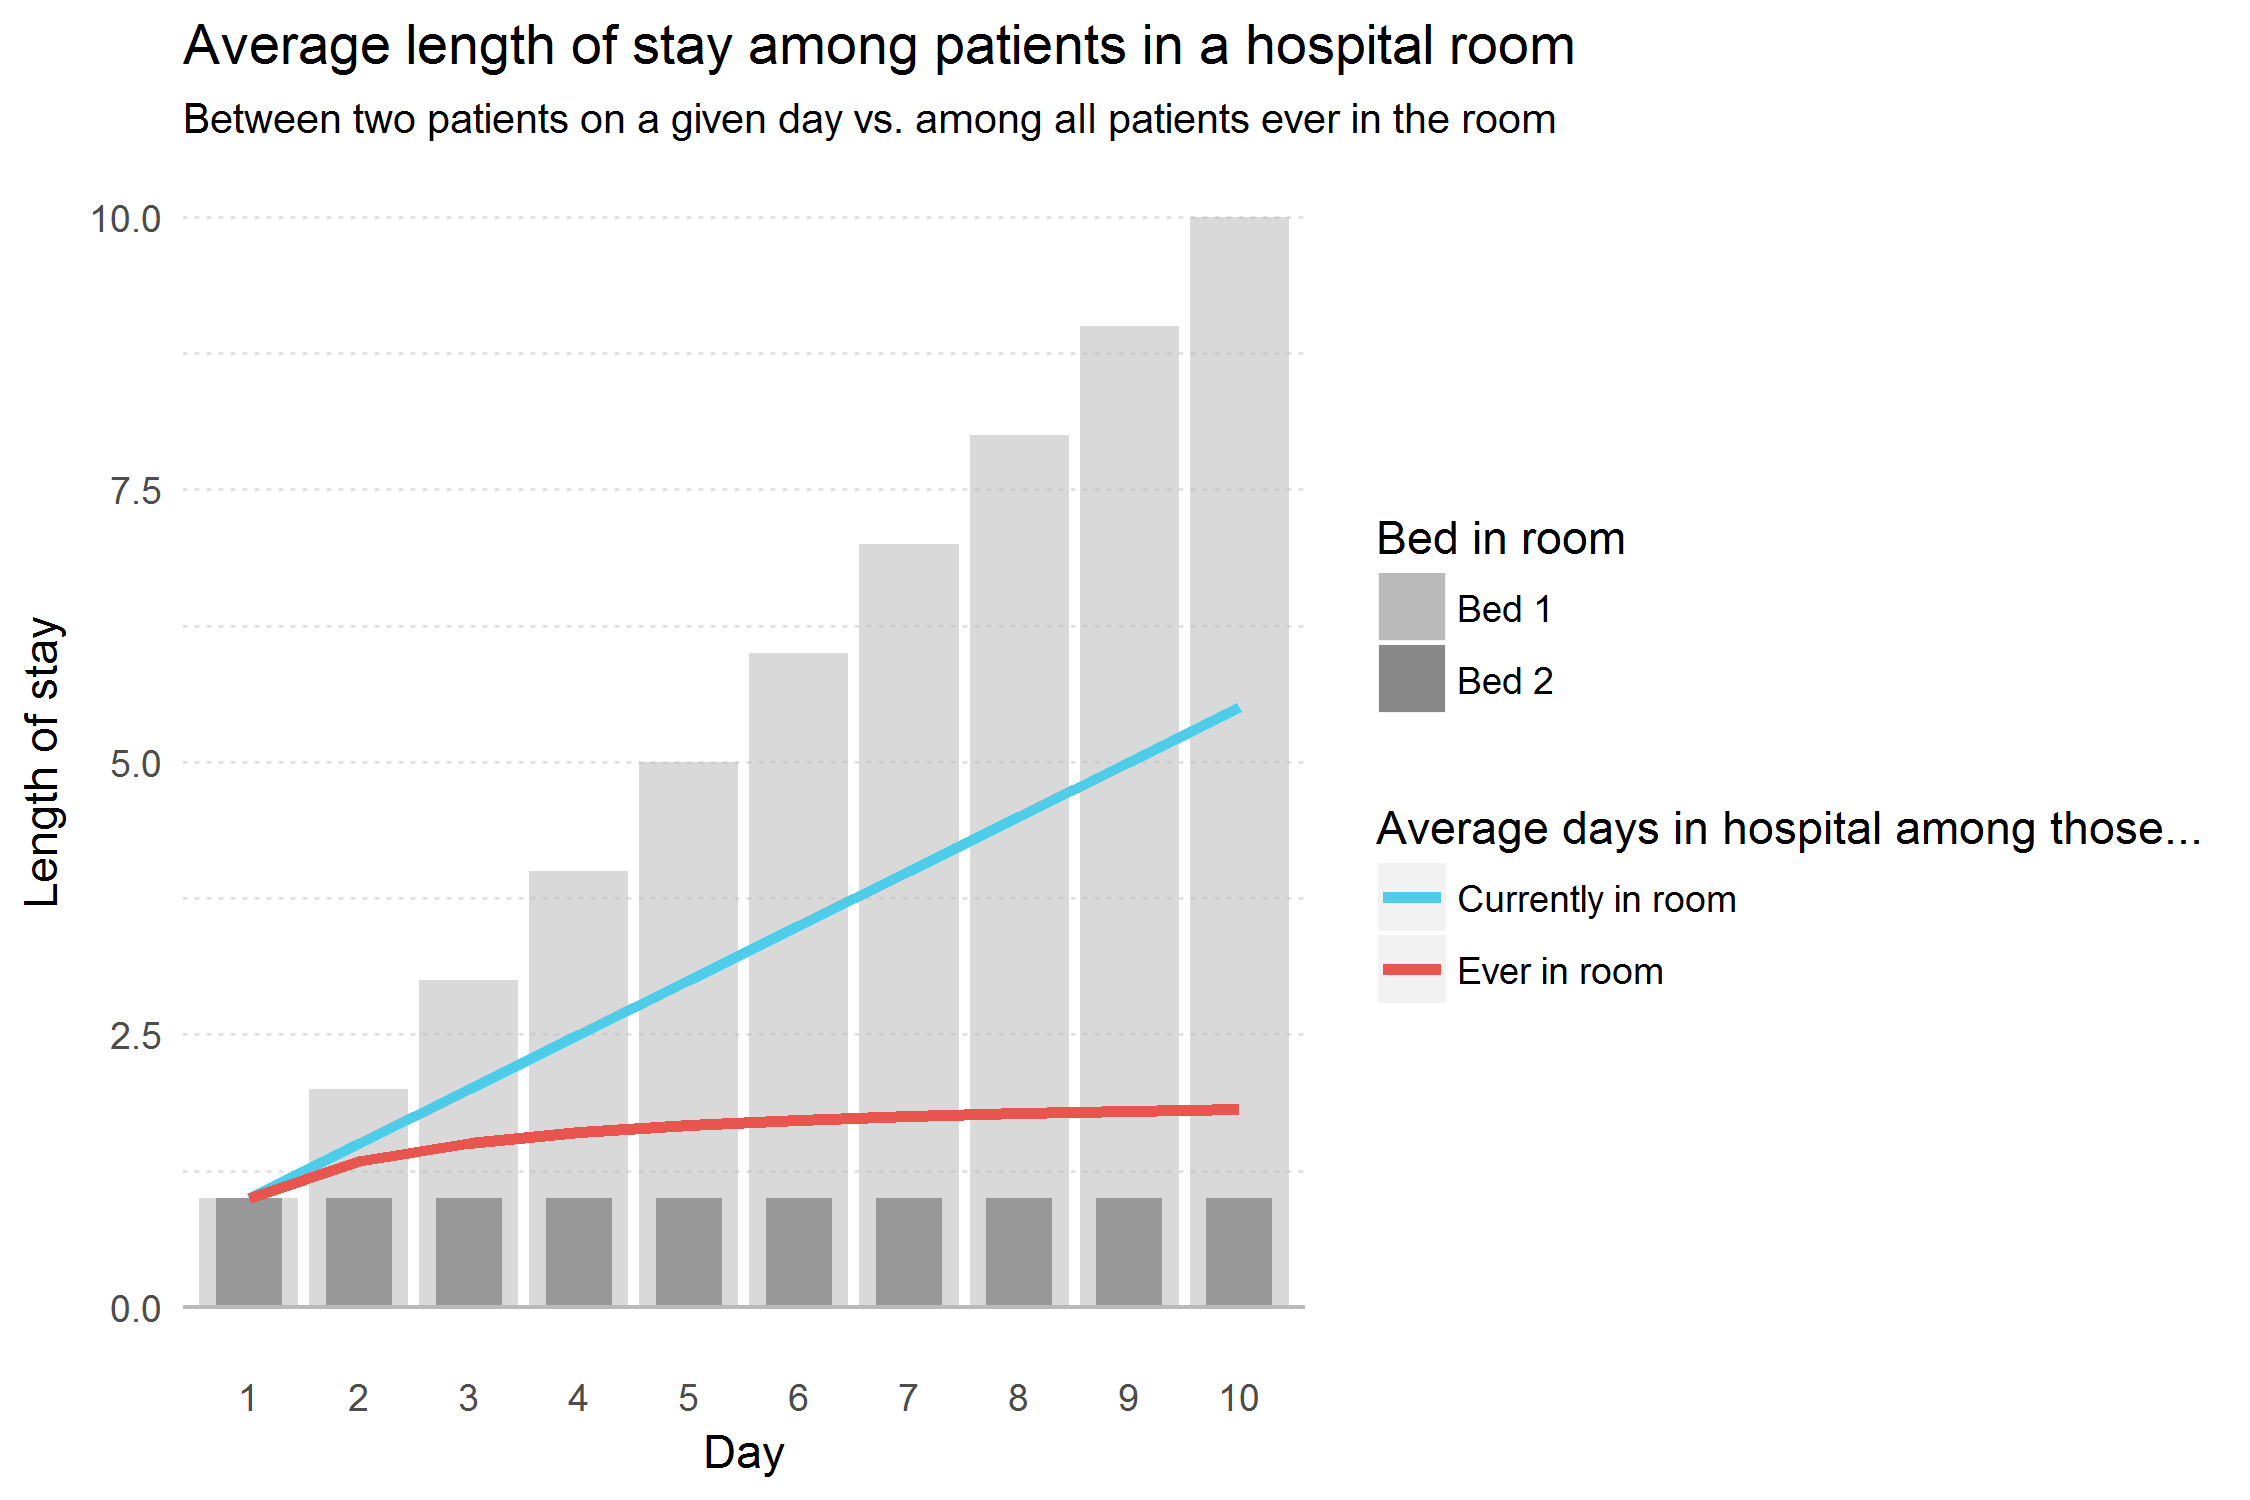

Generate this figure with R:
###############################################################################
# File: HospitalBedViz.R
# Date: 03/20/2018
# Author: Raheem Chaudhry
# Description: Generate visualization of the hospital bed analogy.
###############################################################################

###############################################################################
# 0. SET ENVIRONMENT
###############################################################################

# Restart environment with Ctrl + Shift + F10
# Set working directory using setwd() in console or Ctrl + Shift + H

# Make sure you have ImageMagick
# install.imagemagick("https://www.imagemagick.org/script/download.php")
# Sys.setenv(PATH = paste("C:/Program Files/ImageMagick/bin", Sys.getenv("PATH"), sep = ";"))

# Import packages
library(tidyverse)
library(reshape2)
library(ggplot)
library(gganimate)
library(tweenr)

###############################################################################
# 1. GENERATE DATASET
###############################################################################

# Create dataset
day <- 1:10
bed1 <- rep(1, 10) # person ID of person in Bed 1
bed2 <- 2:11 # person ID of person in Bed 2
df <- data.frame(day, bed1, bed2)
df.long <- melt(df,id=c("day"))
df.long <- rename(df.long, bed = variable, personid = value)

# Calculate running averages for wide dataset
df <- mutate(group_by(df, bed1), bed1.lengthofstay = seq(n()))
df <- mutate(group_by(df, bed2), bed2.lengthofstay = seq(n()))
df$numpassedthrough <- with(df, bed1 + bed2 - 1)
df$averagelengthofstay.pit <- with(df, (bed1.lengthofstay + df$bed2.lengthofstay)/2)
df$averagelengthofstay.ever <- with(df, day*2/numpassedthrough)

# Calculate statistics for long dataset
df.long <- mutate(group_by(df.long, personid), runninglengthofstay=seq(n()))

###############################################################################
# 2. PLOT
###############################################################################

df.long <- df.long %>%
  mutate(width = case_when(bed=="bed1" ~ .9,
                           bed=="bed2" ~ .6))

p <- ggplot() + 
  geom_bar(data=df.long, 
           aes(x=factor(day), y=runninglengthofstay, fill=bed, frame=day, alpha = factor(bed)), 
           width=df.long$width, position="identity", stat="identity") + 
  geom_line(data=df,
            aes(x=factor(day), y=averagelengthofstay.pit, color="Currently in room"),
            size=1.3, alpha=1, group=1) + 
  geom_line(data=df, 
            aes(x=factor(day), y=averagelengthofstay.ever, color="Ever in room"),
            size=1.3, alpha=1, group=1) + 
  labs(x="Day", y="Length of stay", 
       title="Average length of stay among patients in a hospital room", 
       subtitle="Between two patients on a given day vs. among all patients ever in the room") + 
  scale_fill_manual(name="Bed in room", guide="legend", 
                    values = c("bed1" = "#bababa", "bed2" = "#888888"), 
                    labels=c("Bed 1", "Bed 2")) +
  scale_color_manual(name="Average days in hospital among those...", 
                     values=c("Currently in room"="#4ecce8", "Ever in room"="#e8554e")) + 
  scale_alpha_manual(values=c("bed1"=.55, "bed2"=.8), guide="none") + 
  theme(panel.grid.major = element_blank(), panel.grid.minor = element_blank(),
        panel.background = element_blank(), 
        axis.line.x = element_blank(),
        panel.grid.major.y=element_line(color="#e2e2e2", linetype="dotted"), 
        panel.grid.minor.y=element_line(color="#e2e2e2", linetype="dotted"),
        axis.ticks=element_blank()) + 
  geom_hline(yintercept=0, color="#bababa")

ggsave("HospitalBed.png", p, width=7.5, height=5)

###############################################################################
# 3. ANIMATE
###############################################################################


df.long <- as.data.frame(df.long)
tdf <- map(seq(nrow(df.long)), ~df.long[c(seq(.x), rep(.x, nrow(df.long) - .x)), ]) %>%
  tween_states(1, 0, "linear", 10)


df <- as.data.frame(df)
tdf <- map(seq(nrow(df)), ~df[c(seq(.x), rep(.x, nrow(df) - .x)), ]) %>%
  tween_states(1, 0, "linear", 100)

p2 <- ggplot() + 
  geom_bar(data=df.long, 
           aes(x=factor(day), y=runninglengthofstay, fill=bed, frame=day*10, cumulative=TRUE, alpha = factor(bed)), 
           width=df.long$width, position="identity", stat="identity") + 
  geom_line(data=tdf, group=1, 
            aes(x=day, y=averagelengthofstay.pit, frame=.frame, cumulative=TRUE,  color="Currently in room"),
            size=1.3, alpha=1) + 
  geom_line(data=tdf, group=1, 
            aes(x=day, y=averagelengthofstay.ever, frame=.frame, cumulative=TRUE,  color="Ever in room"),
            size=1.3, alpha=1) + 
  labs(x="Day", y="Length of stay", 
       title="Average length of stay among patients in a hospital room", 
       subtitle="Between two patients on a given day vs. among all patients ever in the room") + 
  scale_fill_manual(name="Bed in room", guide="legend", 
                    values = c("bed1" = "#bababa", "bed2" = "#888888"), 
                    labels=c("Bed 1", "Bed 2")) +
  scale_color_manual(name="Average days in hospital among those...", 
                     values=c("Currently in room"="#4ecce8", "Ever in room"="#e8554e")) + 
  scale_alpha_manual(values=c("bed1"=.55, "bed2"=.8), guide="none") + 
  theme(panel.grid.major = element_blank(), panel.grid.minor = element_blank(),
        panel.background = element_blank(), 
        axis.line.x = element_blank(),
        panel.grid.major.y=element_line(color="#e2e2e2", linetype="dotted"), 
        panel.grid.minor.y=element_line(color="#e2e2e2", linetype="dotted"),
        axis.ticks=element_blank()) + 
  geom_hline(yintercept=0, color="#bababa")

gganimate(p2, filename="HospitalBed.gif", ani.width=720, ani.height=480, interval = 1/24, title_frame = FALSE)

###############################################################################
# END OF FILE
###############################################################################